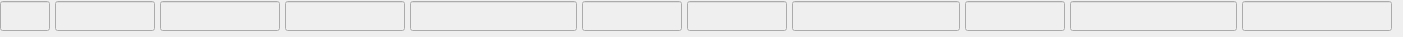
<?xml version="1.0" encoding="UTF-8"?>
<ui version="4.0">
 <class>historyPayments_widget</class>
 <widget class="QWidget" name="historyPayments_widget">
  <property name="geometry">
   <rect>
    <x>0</x>
    <y>0</y>
    <width>1403</width>
    <height>37</height>
   </rect>
  </property>
  <property name="windowTitle">
   <string>Form</string>
  </property>
  <layout class="QVBoxLayout" name="verticalLayout_2">
   <property name="spacing">
    <number>5</number>
   </property>
   <property name="leftMargin">
    <number>0</number>
   </property>
   <property name="topMargin">
    <number>0</number>
   </property>
   <property name="bottomMargin">
    <number>5</number>
   </property>
   <item>
    <layout class="QHBoxLayout" name="horizontalLayout">
     <item>
      <widget class="QLineEdit" name="le_id_contract">
       <property name="enabled">
        <bool>false</bool>
       </property>
       <property name="sizePolicy">
        <sizepolicy hsizetype="Preferred" vsizetype="Fixed">
         <horstretch>0</horstretch>
         <verstretch>0</verstretch>
        </sizepolicy>
       </property>
       <property name="minimumSize">
        <size>
         <width>50</width>
         <height>30</height>
        </size>
       </property>
       <property name="maximumSize">
        <size>
         <width>50</width>
         <height>16777215</height>
        </size>
       </property>
       <property name="styleSheet">
        <string notr="true">padding-left: 10px;</string>
       </property>
      </widget>
     </item>
     <item>
      <widget class="QLineEdit" name="le_date_payment">
       <property name="enabled">
        <bool>false</bool>
       </property>
       <property name="sizePolicy">
        <sizepolicy hsizetype="Preferred" vsizetype="Fixed">
         <horstretch>0</horstretch>
         <verstretch>0</verstretch>
        </sizepolicy>
       </property>
       <property name="minimumSize">
        <size>
         <width>100</width>
         <height>30</height>
        </size>
       </property>
       <property name="maximumSize">
        <size>
         <width>100</width>
         <height>16777215</height>
        </size>
       </property>
      </widget>
     </item>
     <item>
      <widget class="QLineEdit" name="le_total_pay">
       <property name="enabled">
        <bool>false</bool>
       </property>
       <property name="sizePolicy">
        <sizepolicy hsizetype="Preferred" vsizetype="Fixed">
         <horstretch>0</horstretch>
         <verstretch>0</verstretch>
        </sizepolicy>
       </property>
       <property name="minimumSize">
        <size>
         <width>120</width>
         <height>30</height>
        </size>
       </property>
       <property name="maximumSize">
        <size>
         <width>120</width>
         <height>16777215</height>
        </size>
       </property>
      </widget>
     </item>
     <item>
      <widget class="QLineEdit" name="le_size_payment">
       <property name="enabled">
        <bool>false</bool>
       </property>
       <property name="sizePolicy">
        <sizepolicy hsizetype="Preferred" vsizetype="Fixed">
         <horstretch>0</horstretch>
         <verstretch>0</verstretch>
        </sizepolicy>
       </property>
       <property name="minimumSize">
        <size>
         <width>120</width>
         <height>30</height>
        </size>
       </property>
       <property name="maximumSize">
        <size>
         <width>120</width>
         <height>16777215</height>
        </size>
       </property>
      </widget>
     </item>
     <item>
      <widget class="QLineEdit" name="le_comment_pay">
       <property name="enabled">
        <bool>false</bool>
       </property>
       <property name="minimumSize">
        <size>
         <width>0</width>
         <height>30</height>
        </size>
       </property>
      </widget>
     </item>
     <item>
      <widget class="QLineEdit" name="le_tarif">
       <property name="enabled">
        <bool>false</bool>
       </property>
       <property name="sizePolicy">
        <sizepolicy hsizetype="Preferred" vsizetype="Fixed">
         <horstretch>0</horstretch>
         <verstretch>0</verstretch>
        </sizepolicy>
       </property>
       <property name="minimumSize">
        <size>
         <width>100</width>
         <height>30</height>
        </size>
       </property>
       <property name="maximumSize">
        <size>
         <width>100</width>
         <height>16777215</height>
        </size>
       </property>
      </widget>
     </item>
     <item>
      <widget class="QLineEdit" name="le_discount">
       <property name="enabled">
        <bool>false</bool>
       </property>
       <property name="sizePolicy">
        <sizepolicy hsizetype="Preferred" vsizetype="Fixed">
         <horstretch>0</horstretch>
         <verstretch>0</verstretch>
        </sizepolicy>
       </property>
       <property name="minimumSize">
        <size>
         <width>100</width>
         <height>30</height>
        </size>
       </property>
       <property name="maximumSize">
        <size>
         <width>100</width>
         <height>16777215</height>
        </size>
       </property>
      </widget>
     </item>
     <item>
      <widget class="QLineEdit" name="le_discount_comment">
       <property name="enabled">
        <bool>false</bool>
       </property>
       <property name="minimumSize">
        <size>
         <width>0</width>
         <height>30</height>
        </size>
       </property>
      </widget>
     </item>
     <item>
      <widget class="QLineEdit" name="le_shtraf">
       <property name="enabled">
        <bool>false</bool>
       </property>
       <property name="sizePolicy">
        <sizepolicy hsizetype="Preferred" vsizetype="Fixed">
         <horstretch>0</horstretch>
         <verstretch>0</verstretch>
        </sizepolicy>
       </property>
       <property name="minimumSize">
        <size>
         <width>100</width>
         <height>30</height>
        </size>
       </property>
       <property name="maximumSize">
        <size>
         <width>100</width>
         <height>16777215</height>
        </size>
       </property>
      </widget>
     </item>
     <item>
      <widget class="QLineEdit" name="le_shtraf_comment">
       <property name="enabled">
        <bool>false</bool>
       </property>
       <property name="minimumSize">
        <size>
         <width>0</width>
         <height>30</height>
        </size>
       </property>
      </widget>
     </item>
     <item>
      <widget class="QLineEdit" name="le_payments">
       <property name="enabled">
        <bool>false</bool>
       </property>
       <property name="sizePolicy">
        <sizepolicy hsizetype="Preferred" vsizetype="Fixed">
         <horstretch>0</horstretch>
         <verstretch>0</verstretch>
        </sizepolicy>
       </property>
       <property name="minimumSize">
        <size>
         <width>150</width>
         <height>30</height>
        </size>
       </property>
       <property name="maximumSize">
        <size>
         <width>150</width>
         <height>16777215</height>
        </size>
       </property>
       <property name="text">
        <string/>
       </property>
      </widget>
     </item>
    </layout>
   </item>
  </layout>
 </widget>
 <resources/>
 <connections/>
</ui>
